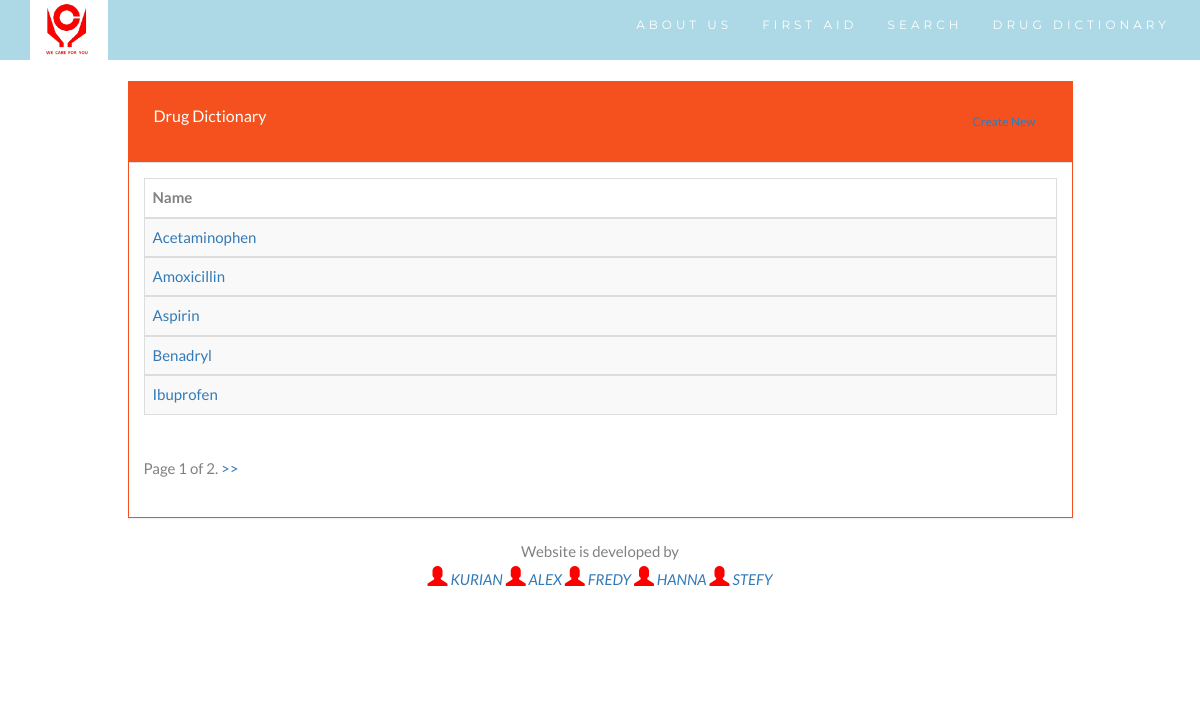
Screenshot of /drugfeed/ with the database file from the repository.
### drugdict/models.py (models this page shows, shortened)
class UploadDrug(models.Model):
	pillname= models.CharField(max_length=20)
	sideeffects=models.TextField()
	warning=models.TextField()
	dosage=models.TextField()

### drugdict/views.py (the view)
# urls.py: url(r'^drugfeed/$',drug_feed,name='drugfeed'),
def drug_feed(request):
    data_list = UploadDrug.objects.all()
    paginator = Paginator(data_list, 5) # Show 25 contacts per page
    page = request.GET.get('page')
    try:
        data = paginator.page(page)
    except PageNotAnInteger:
        data = paginator.page(1)
    except EmptyPage:
        data= paginator.page(paginator.num_pages)
    return render(request, 'drug_feed.html', {'data': data})

### templates/drug_feed.html (shortened to what this page needs)
{% extends 'base.html' %}
{% load static %}
{% block container %}
<br>
<br>
<div class="container">
    <div class="row">
        <div class="col-md-10 col-md-offset-1">
            <div class="panel panel-default panel-table">
              <div class="panel-heading">
                <div class="row">
                  <div class="col col-xs-6">
                    <h3 class="panel-title">Drug Dictionary</h3>
                </div>
                <div class="col col-xs-6 text-right">
                    <li type="button" class="btn btn-sm btn-create"><a href="{% url 'drugdict' %}">Create New</a></li>
                </div>
            </div>
        </div>
        <div class="panel-body">
            <table class="table table-striped table-bordered table-list">
              <thead>
                <tr>
                    <th>Name</th>
                </tr>
            </thead>
            {% for i in data %}
            <tbody>
              <tr>
                  <td><a href="/drugdisplay/{{i.id}}/"> {{i.pillname}}</a></td>
              </tr>
          </tbody>
          {% endfor %}
      </table>
      <div class="pagination">
        <span class="step-links">
            <span class="current">
                Page {{ data.number }} of {{ data.paginator.num_pages }}.
            </span>
            {% if data.has_next %}
            <a href="?page={{ data.next_page_number }}">>></a>
            {% endif %}
        </span>
    </div>
</div></div></div>
{% endblock %}

### static/css/style.css (style rules this page uses)
body { font: 400 15px Lato, sans-serif; line-height: 1.8; color: #818181; }
.panel { border: 1px solid #f4511e; border-radius:0 !important; transition: box-shadow 0.5s; }
.panel-heading { color: #fff !important; background-color: #f4511e !important; padding: 25px; border-bottom: 1px solid transparent; border-top-left-radius: 0px; border-top-right-radius: 0px; border-bottom-left-radius: 0px; border-bottom-right-radius: 0px; }

### rows the page displays
UploadDrug: pillname "Acetaminophen"
UploadDrug: pillname "Amoxicillin"
UploadDrug: pillname "Aspirin"
UploadDrug: pillname "Benadryl"
UploadDrug: pillname "Ibuprofen"

### other values shown
{{ data.number }} "1"
{{ data.paginator.num_pages }} "2"
